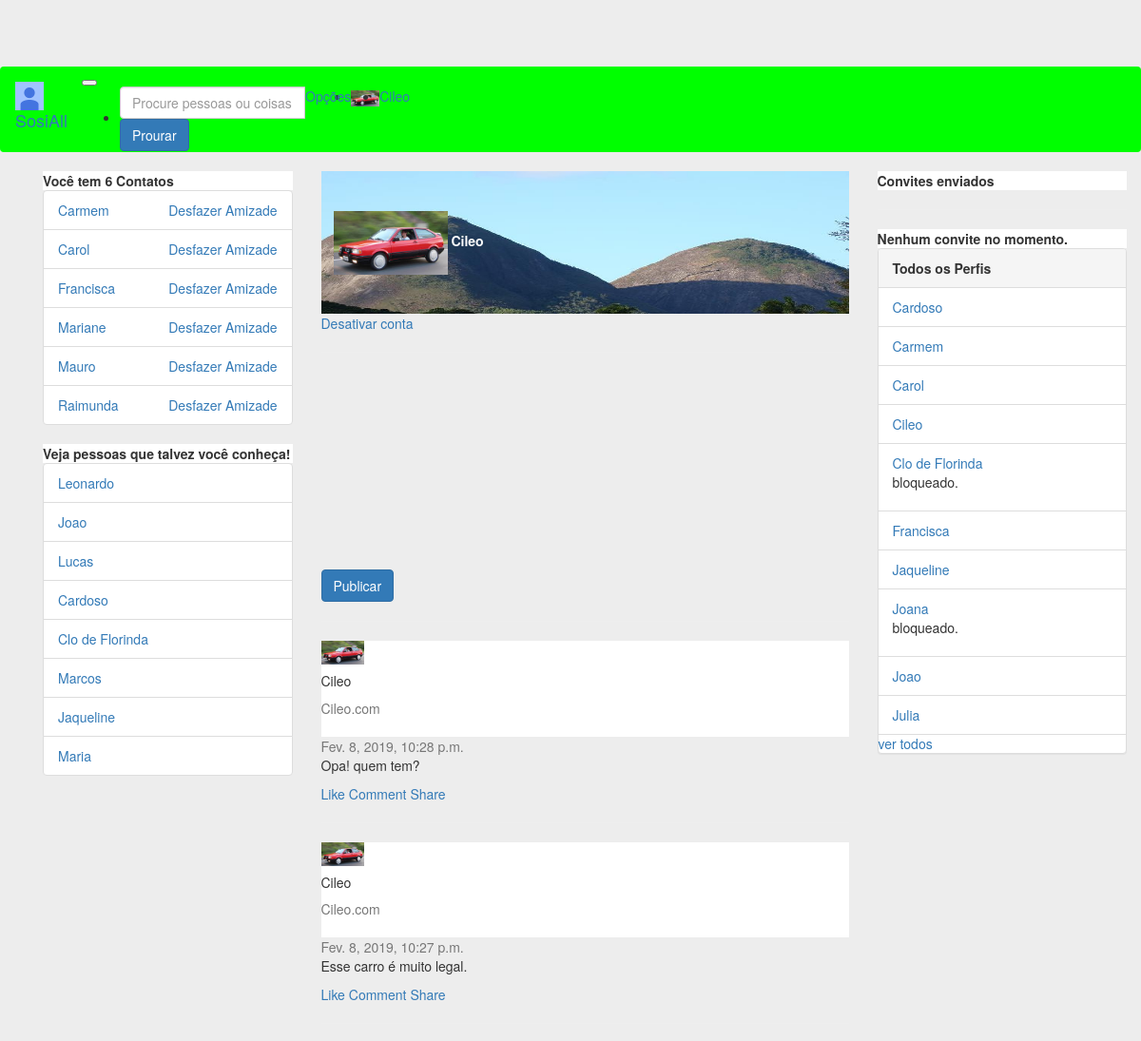
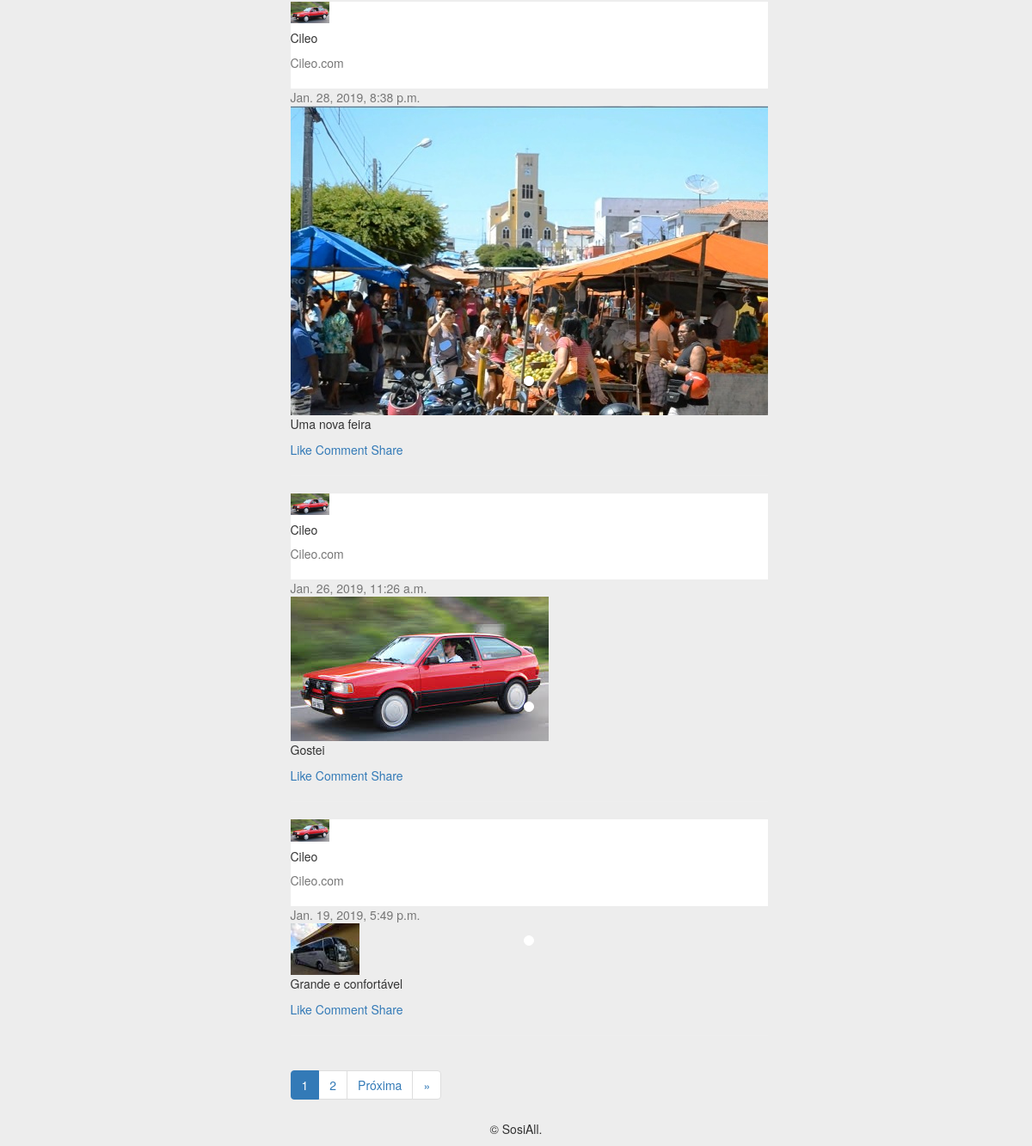
Screenshot of /perfil/4 (signed in) with the database file from the repository (2 pictures, top to bottom).
### perfis/models.py (models this page shows, shortened)
class Perfil(models.Model):
    owner = models.OneToOneField('auth.User', related_name='owner', on_delete=models.CASCADE, blank=True, null=True)
    nome = models.CharField(max_length=255, null=False)
    telefone = models.CharField(max_length=15, null=False)
    nome_empresa = models.CharField(max_length=255, null=False)
    contatos = models.ManyToManyField('Perfil')
    usuario = models.OneToOneField(User, related_name='perfil', on_delete=models.CASCADE)
    criado_em = models.DateTimeField(auto_now_add=True)
    atualizado_em = models.DateTimeField(auto_now=True)
    convidavel = models.BooleanField(blank=True, null=True)
    ativa = models.BooleanField(default=True)
    justificativa = models.TextField(null=True)
    bloqueado = models.BooleanField(default=False)
    error_mensage = models.CharField(max_length=512, null=True)
    foto = models.ImageField(blank=True, null=True, upload_to='media/')
    capa = models.ImageField(blank=True, null=True, upload_to='media/')
    class Meta:
        ordering = ('nome',)
    def pode_convidar(self, perfil):
        nao_pode = self.convite_a_si_mesmo(perfil) or self.ja_eh_contato(perfil) or self.ja_possui_convite(perfil)
        return not nao_pode
    def convite_a_si_mesmo(self, perfil):
        return self == perfil
    def __str__(self):
        return self.nome

### posts/models.py (models this page shows)
class Post(models.Model):
    user = models.ForeignKey(Perfil, related_name='postagens', on_delete=models.DO_NOTHING)
    postagem = models.CharField(max_length=255)
    created_at = models.DateTimeField(auto_now_add=True)
    init = models.BooleanField(default=False)
    compartilhado = models.ForeignKey(Perfil, related_name='compartilhado', on_delete=models.CASCADE, null=True)
    def __str__(self):
        return self.postagem
    class Meta:
        ordering = ('-created_at',)

class Image(models.Model):
    post = models.ForeignKey(Post, related_name='imagens', on_delete=models.CASCADE)
    foto = models.ImageField(blank=True, null=True, upload_to='media/')

### perfis/views.py (the view)
# urls.py: path('perfil/<int:perfil_id>', views.exibir_perfil, name='exibir'),
@login_required
def exibir_perfil(request, perfil_id):
    perfil = Perfil.objects.get(id=perfil_id)
    messages = Feedback.objects.filter(perfil=get_perfil_logado(request))
    feedbacks = []
    for msg in messages:
        feedbacks.append(msg.message)
        msg.delete()
    posts = perfil.postagens.all()
    ITEMS_PER_PAGE = 5
    paginator = Paginator(posts, ITEMS_PER_PAGE)
    page = request.GET.get('page',1)
    try:
        posts_page = paginator.get_page(page)
    except InvalidPage:
        posts_page = paginator.get_page(1)
    form = PostModelForm()
    if perfil.bloqueado:
        perfil.error_mensage = 'Conta bloqueada pelos administradores!'
        return render(request, 'perfis/perfil.html',{'perfil_logado': get_perfil_logado(request), 'perfil':perfil})
    if perfil.ativa:
        perfil_logado = get_perfil_logado(request)
        perfil_logado.convidavel = perfil_logado.pode_convidar(perfil)
        if perfil_logado.usuario.is_superuser:
            return render(request, 'perfis/perfil.html',{'perfis': Perfil.objects.all()[:10],
                'perfil': perfil,'perfil_logado': perfil_logado, 'form':form, 'posts':posts_page, 'messages':feedbacks,
                'sugestao':get_sugestao(perfil_logado)})
        return render(request, 'perfis/perfil.html',{'perfil': perfil,
            'perfil_logado': perfil_logado, 'form':form, 'posts':posts_page, 'messages':feedbacks,
            'sugestao':get_sugestao(perfil_logado)})
    else:
        perfil.error_mensage = 'Conta temporariamente desativada!'
        return render(request, 'perfis/perfil.html',{'perfil_logado': get_perfil_logado(request),'perfil':perfil})

### perfis/templates/perfis/perfil.html (shortened to what this page needs)
{% extends 'perfis/base_b.html' %}
{% block body %}
{% load static %}
{% if perfil.bloqueado %}
        <div class="alert alert-danger" role="alert">
            <h3>Atenção!</h3>
            <p>{{perfil.error_mensage}}</p>
        </div>
    {% if perfil_logado.usuario.is_superuser %}
        <a href="{% url 'desbloquear' perfil.id %}">Desbloquear</a>
    {% endif %}
{% elif perfil.ativa %}
    <div class="card gedf-card">
        <div class="card-header">
            <div style="position: relative; top: 0em; left: 0em">
                <img  width="100%" height="150em" src="/media/dois-montes.jpg" alt="">
            </div>
            <div style="position:absolute; top:3em; left:2em">
                <img  image-profile class="rounded-circle" src="{{perfil.foto}}" width="120">
                <strong id="white-name">{{perfil.nome}}</strong>
            </div>
        </div>
        <div class="card-footer">
    {% if perfil_logado == perfil %}
            <a href="{% url 'desativar' %}"> Desativar conta</a>
            <hr>
    {% endif %}
        </div>
    </div>
    <div class="card gedf-card">
        <form action="{% url 'add' perfil_logado.id %}" method="POST" enctype="multipart/form-data">
            <div class="card-body">
                <div class="tab-content" id="myTabContent">
                </div>
                <div class="btn-toolbar justify-content-between">
                    <div class="btn-group">
                        <button type="submit" class="btn btn-primary">Publicar</button>
                    </div>
                    <div class="btn-group">
                        <button id="btnGroupDrop1" type="button" class="btn btn-link dropdown-toggle" data-toggle="dropdown" aria-haspopup="true"
                            aria-expanded="false">
                        </button>
                    </div>
                </div>
            </div>
        </form>
    </div>
    <hr>
        {% for post in posts %}
    <div class="card gedf-card">
        <div class="card-header">
            <div class="d-flex justify-content-between align-items-center">
                <div class="d-flex justify-content-between align-items-center">
                    <div class="mr-2">
                        <img class="rounded-circle" width="45" src="{{post.user.foto}}" alt="">
                    </div>
                    <div class="ml-2">
                        <div class="h5 m-0">{{perfil.nome}}</div>
                        <div class="h7 text-muted">{{perfil.nome_empresa}}</div>
                    </div>
                </div>
                <div>
                    <div class="dropdown">
                        <button class="btn btn-link dropdown-toggle" type="button" id="gedf-drop1" data-toggle="dropdown" aria-haspopup="true" aria-expanded="false">
                        </button>
                    </div>
                </div>
            </div>
        </div>
        <div class="card-body">
            <div class="text-muted h7 mb-2"> {{post.created_at}}</div>
                        <div class="card mb-3">
                            <div id="carouselExampleSlidesOnly" class="carousel slide" data-ride="carousel">
                              <ul class="carousel-indicators">
                                {% for i in post.imagens.all %}
                                <li data-target="#demo" data-slide-to="{{i.id}}" class="active"></li>
                                {% endfor %}
                            </ul>
                              <div class="carousel-inner">
                                {% for foto in  post.imagens.all%}
                                {% if foto == post.imagens.all.0 %}
                                <div class="carousel-item active">
                                  <img class="d-block w-100" src="{{foto.foto}}" alt="">
                                </div>
                                {% else %}
                                <div class="carousel-item">
                                  <img class="d-block w-100" src="{{foto.foto}}" alt="">
                                </div>
                                {% endif %}
                                {% endfor %}
                              </div>
                        </div>
                    </div>
            <p class="card-text">
                {{post}}
            </p>
        </div>
        <div class="card-footer">
            <a href="#" class="card-link"> Like</a>
            <a href="#" class="card-link"> Comment</a>
            <a href="#" class="card-link"> Share</a>
        </div>
    </div>
    <hr>
    {% endfor %}
{% else %}
         <div class="alert alert-danger" role="alert">
                <h3>Atenção!</h3>
                <p>{{perfil.error_mensage}}</p>
        </div>
{% endif %}
        <nav aria-label="...">
          <ul class="pagination">
            {% for page in  posts.paginator.page_range %}
            <li class="page-item active">
                {% if posts.number == page %}
                <span class="page-link">{{posts.number}}<span class="sr-only">(current)</span></span>
                {% else %}
                <li class="page-item">
                <a class="page-link" href="?page={{ page }}">{{ page }}</a>
                {% endif %}
            </li>
            {% endfor %}
              {% if posts.has_next %}
            <li class="page-item">
              <a class="page-link" href="?page={{ posts.next_page_number }}">Próxima</a>
            </li>
            <li class="page-item">
              <a class="page-link" href="?page={{ posts.paginator.num_pages }}"> &raquo;</a>
            </li>
            {% endif %}
          </ul>
        </nav>
{% endblock %}

### perfis/templates/perfis/base_b.html (shortened to what this page needs)
<!DOCTYPE html>
{% load static %}
<html>
<head>
	<link rel="stylesheet" href="{% static 'bootstrap/css/bootstrap.min.css' %}">
    <link rel="stylesheet" href="{% static 'fontawesome/css/fontawesome-all.min.css' %}">
    <link rel="stylesheet" href="{% static 'styles/basic.css' %}">
</head>
<body>
	<nav class="navbar navbar-expand-lg navbar-light fixed-top" id="nav-main">
		<div class="container-fluid">
		 	<a class="navbar-brand" href="{% url 'index' %}">
		    	<img src="{% static 'img/photo.jpg' %}" width="30" height="30" alt="">
		    	SosiAll
		 	</a>
		 	<button class="navbar-toggler" type="button" data-toggle="collapse" data-target="#navbarNavDropdown" aria-controls="navbarNavDropdown" aria-expanded="false" aria-label="Toggle navigation">
		 	</button>
		 	<div class="collapse navbar-collapse" id="navbarNavDropdown">
			    <ul class="navbar-nav ml-auto">
			     	<li class="nav-item active">
				      	<form class="form-inline" action="{% url 'search' %}" method="GET">
						    <div class="input-group mb-6">
							  <input type="text" class="form-control" name="word" placeholder="Procure pessoas ou coisas"  aria-describedby="basic-addon2" required="">
							  <div class="input-group-append">
							    <button class="btn btn-primary" type="submit">Prourar</button>
							  </div>
							</div>
					 	</form>
			     	</li>
			     	<li class="nav-item dropdown">
				        <a class="nav-link dropdown-toggle" href="#" id="navbarDropdown" role="button" data-toggle="dropdown" aria-haspopup="true" aria-expanded="false">Opções
				        </a>
				     </li>
				     <li class="nav-item">
			        	<a class="nav-link" href="#"><img class="rounded-circle" src="{{perfil_logado.foto}}" width="30" alt=""></a>
			     	</li>
				     <li class="nav-item">
			        	<a class="nav-link" href="{% url 'exibir' perfil_logado.id %}">{{perfil_logado.nome}}</a>
			     	</li>
			    </ul>
		  	</div>
		</div>
	</nav>
	<div class="container">
    	<div class="container">
    		<div class="row">
    			<div class="col-md-3" id="nav">
    			{% if perfil_logado.bloqueado == False %}
    				<div class="card">
			            {% with total=perfil_logado.contatos.count %}
			                {% if total %}
			                    <div class="card-header">
			                        <strong>Você tem  {{ total }}
			                            Contato{{ total|pluralize }}
			                        </strong>
			                    </div>
			                    <ul class="list-group">
			                        {% for perfil in perfil_logado.contatos.all %}
			                            <li class="list-group-item">
			                                <a href="{% url 'exibir' perfil.id %}">
			                                    {{ perfil }}
			                                </a>
			                                <a class="pull-right" href="{% url 'desfazer' perfil.id %}" onclick="return confirm('Deseja mesmo  desfazer amizade com {{perfil.nome}}?')">
			                                    Desfazer Amizade
			                                </a>
			                            </li>
			                        {% endfor %}
			                    </ul>
			                {% else %}
			                    <div class="pcard-header">
			                        <strong>Você não tem contatos</strong>
			                    </div>
			                {% endif %}
			            {% endwith %}
			        </div>
    			{% endif %}
    			<div class=" card">
    				{% if  sugestao %}
    					<div class="card-header">
    						<strong>Veja pessoas que talvez você conheça!</strong>
    					</div>
    					<ul class="list-group">
    						{% for contato in sugestao %}
								<li class="list-group-item">
									<a href="{% url 'exibir' contato.id %}">
										{{contato}}
									</a>
								</li>
    						{% endfor %}
    					</ul>
    				{% else %}
    					<div class="card-header">
    						<strong>Nenhuma sugestão no momento!</strong>
    					</div>
    				{% endif %}
    			</div>
    			</div>
    			<div class="col-md-6">
    				{% block body %}
        			{% endblock %}
    			</div>
    			<div class="col-md-3" id="aside">
    			{% if perfil_logado.bloqueado == False %}
    				<div class="card">
					 	<div class="card-header">
					    <strong>Convites enviados</strong>
					 	</div>
					</div>
					<hr>
					<div class="card">
						 {% with total=perfil_logado.convites_recebidos.count %}
						 {% if total %}
						<div class="card-header">
							<strong>
								{{ total }} Convite{{ total|pluralize }} aguardando Aprovação
			                </strong>
						</div>
						<ul class="list-group list-group-flush">
						{% for convite in perfil_logado.convites_recebidos.all %}
							<li class="list-group-item">
								<div class="card-body" id="card-body">
									<h6 class="card-text">{{ convite.solicitante.nome }}</h6>
									<a href="{% url 'aceitar' convite.id %}" class="card-link">Aceitar</a>
									<a href="{% url 'recusar' convite.id %}" class="card-link">Recusar</a>
								</div>
							</li>
						{% endfor %}
						</ul>
						{% else %}
						<div class="card-header">
							<strong>Nenhum convite no momento.</strong>
						</div>
						{% endif %}
						{% endwith %}
					</div>
				{% endif %}
			        {% if perfil_logado.usuario.is_superuser %}
			        <div class="panel panel-default">
			            <div class="panel-heading">
			                <strong>Todos os Perfis</strong>
			            </div>
			            {% if perfis %}
			                <ul class="list-group">
			                {% for perfil in perfis %}
			                    <li class="list-group-item">
			                        <a href="{% url 'exibir' perfil.id %}">{{ perfil.nome }}</a>
			                        {% if perfil.bloqueado%}
			                            <p>bloqueado.</p>
			                        {% endif %}
			                    </li>
			                {% endfor %}
			                <a href="{% url 'perfil_list' %}">ver todos</a>
			            {% else %}
			                <p>Não há Perfis Cadastrados!</p>
			            {% endif %}
			            </ul>
			        </div>
    				{% endif %}
    			</div>
    		</div>
    	</div>
    	<div class="footer">
    		<div class="col-xs-12 text-center">
		      <p>&copy; SosiAll.</p>
		    </div>
    	</div>
	</div>
</body>
</html>

### rows the page displays
Perfil: foto (picture), nome "Cileo", nome_empresa "Cileo.com"
Perfil: nome "Carmem"
Perfil: nome "Carol"
Perfil: nome "Francisca"
Perfil: nome "Mariane"
Perfil: nome "Mauro"
Perfil: nome "Raimunda"
Perfil: nome "Leonardo"
Perfil: nome "Joao"
Perfil: nome "Lucas"
Perfil: nome "Cardoso"
Perfil: nome "Clo de Florinda", bloqueado "bloqueado."
Perfil: nome "Marcos"
Perfil: nome "Jaqueline"
Perfil: nome "Maria"
Post: user.foto (picture), created_at "Fev. 8, 2019, 10:28 p.m.", postagem "Opa! quem tem?"
Post: user.foto (picture), created_at "Fev. 8, 2019, 10:27 p.m.", postagem "Esse carro é muito legal."
Post: user.foto (picture), created_at "Jan. 28, 2019, 8:38 p.m.", postagem "Uma nova feira"
Image: foto (picture)
Post: user.foto (picture), created_at "Jan. 26, 2019, 11:26 a.m.", postagem "Gostei"
Image: foto (picture)
Post: user.foto (picture), created_at "Jan. 19, 2019, 5:49 p.m.", postagem "Grande e confortável"
Image: foto (picture)
Perfil: nome "Joana", bloqueado "bloqueado."
Perfil: nome "Julia"

### other values shown
{{ total }} "6"
{{ posts.number }} "1"
{{ page }} "2"
